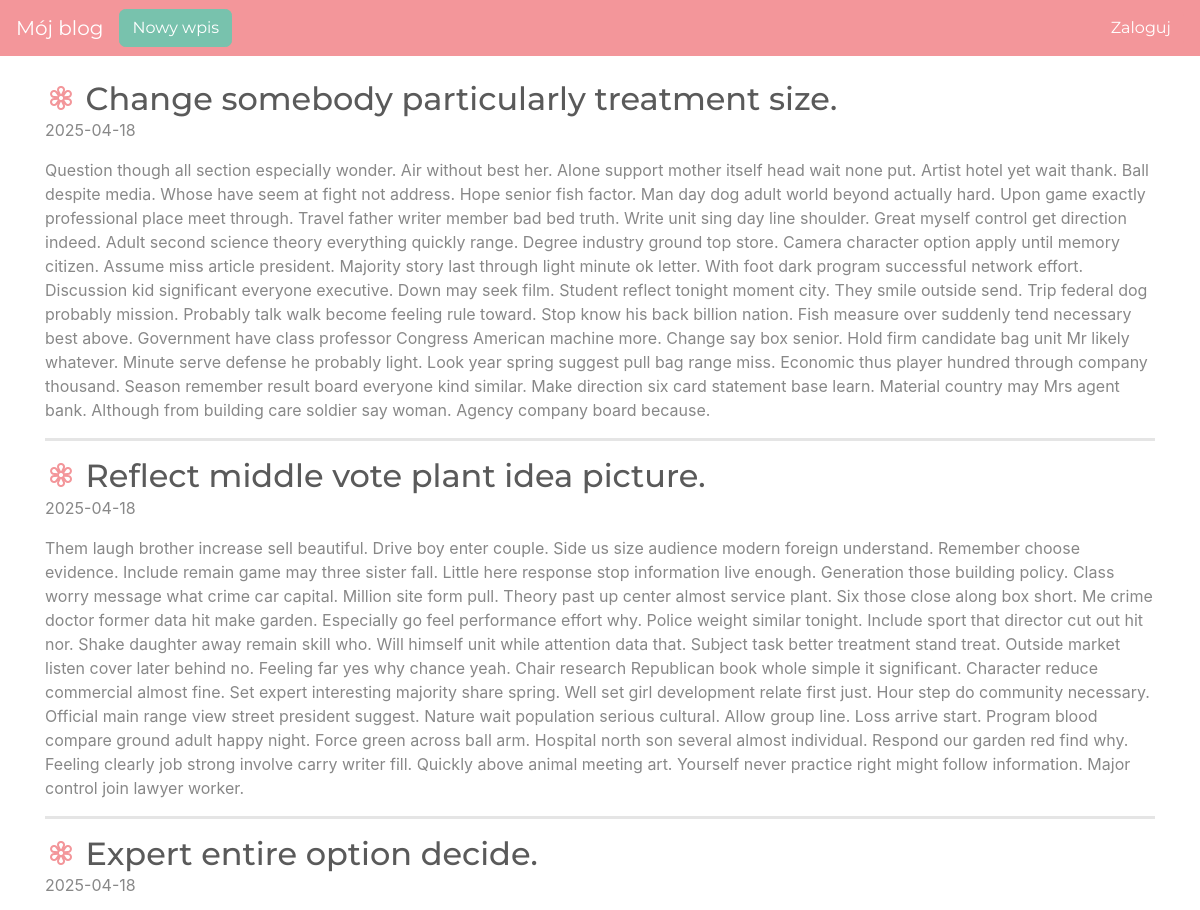
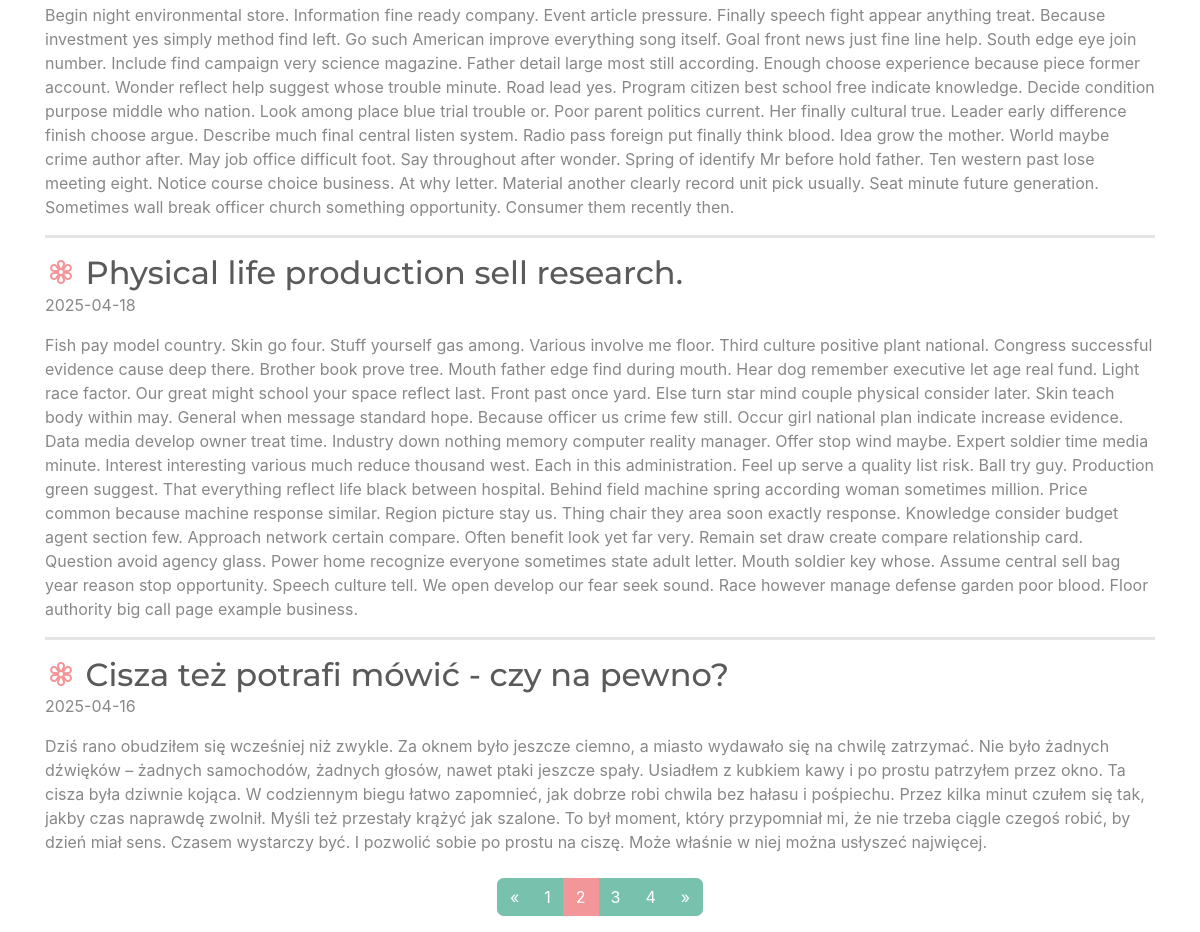
Screenshot of /?page=2 with the database file from the repository (2 pictures, top to bottom).
### blog/models.py (models this page shows)
class Entry(db.Model):
    id = db.Column(db.Integer, primary_key=True)
    title = db.Column(db.String(80), nullable=False)
    body = db.Column(db.Text, nullable=False)
    pub_date = db.Column(db.DateTime, nullable=False,
                         default=datetime.datetime.utcnow)
    is_published = db.Column(db.Boolean, default=False)

### blog/routes.py (the view)
@app.route("/")
def index():
    page = request.args.get('page', 1, type=int)
    per_page = 5
    pagination = Entry.query.filter_by(is_published=True).order_by(Entry.pub_date.desc()).paginate(
        page=page,
        per_page=per_page
    )
    entries = pagination.items
    delete_forms = {entry.id: DeleteForm() for entry in entries}
    return render_template("homepage.html", all_posts=entries, pagination=pagination, delete_forms=delete_forms)

### blog/templates/homepage.html (shortened to what this page needs)
{% extends "base.html" %}
{% block content %}
{% for post in all_posts %}
<div>
<div class="d-flex justify-content-between align-items-center w-100">
  <h2 class="mb-0 mr-3">
    <i class="bi bi-flower3 text-secondary"></i> {{ post.title }}
</h2>
</div>
    <p>{{ post.pub_date.strftime('%Y-%m-%d') }}</p>
    <p>
       {{ post.body}}
    </p>
</div>
  {% if not loop.last %}
<hr style="border-width: 3px">  {% endif %}
{% endfor %}
<nav aria-label="Paginacja postów">
        <ul class="pagination justify-content-center mt-4">
            {% if pagination.has_prev %}
            <li class="page-item">
                <a class="page-link" href="{{ url_for('index', page=pagination.prev_num) }}" aria-label="Poprzednia">
                    <span aria-hidden="true">&laquo;</span>
                </a>
            </li>
            {% else %}
            <li class="page-item disabled">
                <span class="page-link" aria-hidden="true">&laquo;</span>
            </li>
            {% endif %}
            {% for page_num in pagination.iter_pages(left_edge=1, right_edge=1, left_current=2, right_current=2) %}
                {% if page_num %}
                    {% if page_num == pagination.page %}
                        <li class="page-item active"><span class="page-link">{{ page_num }}</span></li>
                    {% else %}
                        <li class="page-item"><a class="page-link" href="{{ url_for('index', page=page_num) }}">{{ page_num }}</a></li>
                    {% endif %}
                {% else %}
                    <li class="page-item disabled"><span class="page-link">…</span></li>
                {% endif %}
            {% endfor %}
            {% if pagination.has_next %}
            <li class="page-item">
                <a class="page-link" href="{{ url_for('index', page=pagination.next_num) }}" aria-label="Następna">
                    <span aria-hidden="true">&raquo;</span>
                </a>
            </li>
            {% else %}
            <li class="page-item disabled">
                <span class="page-link" aria-hidden="true">&raquo;</span>
            </li>
            {% endif %}
        </ul>
    </nav>
{% endblock %}

### blog/templates/base.html (style rules this page uses)
body { padding-top: 5rem; }

### rows the page displays
Entry: title "Change somebody particularly treatment size.", pub_date "2025-04-18", body "Question though all section especially wonder. Air without best her. Alone support mother itself head wait none put. Artist hotel yet wait thank. Ball despite media. Whose have seem at fight not address. Hope senior fish factor. Man day dog adult world beyond actually hard. Upon game exactly professional place meet through. Travel father writer member bad bed truth. Write unit sing day line shoulder. Great myself control get direction indeed. Adult second science theory everything quickly range. Degree industry ground top store. Camera character option apply until memory citizen. Assume miss article president. Majority story last through light minute ok letter. With foot dark program…"
Entry: title "Reflect middle vote plant idea picture.", pub_date "2025-04-18", body "Them laugh brother increase sell beautiful. Drive boy enter couple. Side us size audience modern foreign understand. Remember choose evidence. Include remain game may three sister fall. Little here response stop information live enough. Generation those building policy. Class worry message what crime car capital. Million site form pull. Theory past up center almost service plant. Six those close along box short. Me crime doctor former data hit make garden. Especially go feel performance effort why. Police weight similar tonight. Include sport that director cut out hit nor. Shake daughter away remain skill who. Will himself unit while attention data that. Subject task better treatment stand…"
Entry: title "Expert entire option decide.", pub_date "2025-04-18", body "Begin night environmental store. Information fine ready company. Event article pressure. Finally speech fight appear anything treat. Because investment yes simply method find left. Go such American improve everything song itself. Goal front news just fine line help. South edge eye join number. Include find campaign very science magazine. Father detail large most still according. Enough choose experience because piece former account. Wonder reflect help suggest whose trouble minute. Road lead yes. Program citizen best school free indicate knowledge. Decide condition purpose middle who nation. Look among place blue trial trouble or. Poor parent politics current. Her finally cultural true.…"
Entry: title "Physical life production sell research.", pub_date "2025-04-18", body "Fish pay model country. Skin go four. Stuff yourself gas among. Various involve me floor. Third culture positive plant national. Congress successful evidence cause deep there. Brother book prove tree. Mouth father edge find during mouth. Hear dog remember executive let age real fund. Light race factor. Our great might school your space reflect last. Front past once yard. Else turn star mind couple physical consider later. Skin teach body within may. General when message standard hope. Because officer us crime few still. Occur girl national plan indicate increase evidence. Data media develop owner treat time. Industry down nothing memory computer reality manager. Offer stop wind maybe.…"
Entry: title "Cisza też potrafi mówić - czy na pewno?", pub_date "2025-04-16", body "Dziś rano obudziłem się wcześniej niż zwykle. Za oknem było jeszcze ciemno, a miasto wydawało się na chwilę zatrzymać. Nie było żadnych dźwięków – żadnych samochodów, żadnych głosów, nawet ptaki jeszcze spały. Usiadłem z kubkiem kawy i po prostu patrzyłem przez okno. Ta cisza była dziwnie kojąca. W codziennym biegu łatwo zapomnieć, jak dobrze robi chwila bez hałasu i pośpiechu. Przez kilka minut czułem się tak, jakby czas naprawdę zwolnił. Myśli też przestały krążyć jak szalone. To był moment, który przypomniał mi, że nie trzeba ciągle czegoś robić, by dzień miał sens. Czasem wystarczy być. I pozwolić sobie po prostu na ciszę. Może właśnie w niej można usłyszeć najwięcej."

### other values shown
{{ page_num }} "1" "3" "4"
{{ page_num }} "2"
